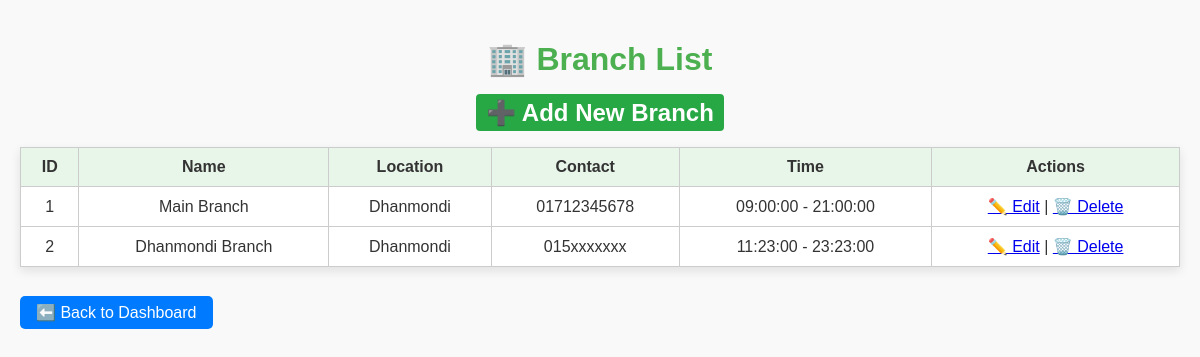
Page /branch_list.php (signed in) on the committed database.
### tables this page shows
CREATE TABLE `branch` (
  `branch_id` int(11) NOT NULL,
  `branch_name` varchar(100) DEFAULT NULL,
  `location` varchar(200) DEFAULT NULL,
  `contact_number` varchar(20) DEFAULT NULL,
  `open_time` time DEFAULT NULL,
  `close_time` time DEFAULT NULL,
  `owner_id` int(11) DEFAULT NULL
);

### branch_list.php (the view, shortened to what this page needs)
<?php
require_once("db.php");
$branches = $conn->query("SELECT * FROM branch WHERE owner_id = " . $_SESSION['user_id']);
?>
<!DOCTYPE html>
<html>
<head>
   <link rel="stylesheet" href="assets/css/style.css">
</head>
<body>
<h1>🏢 Branch List</h1>
<h2><a href="add_branch.php"class="btn">➕ Add New Branch</a> <br> </h2>
<table>
  <thead>
    <tr>
      <th>ID</th>
      <th>Name</th>
      <th>Location</th>
      <th>Contact</th>
      <th>Time</th>
      <th>Actions</th>
    </tr>
  </thead>
  <tbody>
    <?php while($row = $branches->fetch_assoc()): ?>
      <tr>
        <td><?= $row['branch_id'] ?></td>
        <td><?= htmlspecialchars($row['branch_name']) ?></td>
        <td><?= htmlspecialchars($row['location']) ?></td>
        <td><?= htmlspecialchars($row['contact_number']) ?></td>
        <td><?= $row['open_time'] ?> - <?= $row['close_time'] ?></td>
        <td>
          <a href="edit_branch.php?id=<?= $row['branch_id'] ?>">✏️ Edit</a> |
          <a href="delete_branch.php?id=<?= $row['branch_id'] ?>" onclick="return confirm('Are you sure you want to delete this branch?');">🗑️ Delete</a>
        </td>
      </tr>
    <?php endwhile; ?>
  </tbody>
</table>
<br>
<br><a href="owner_dashboard.php"class="btn" style="text-decoration:none; background:#007bff; color:white; padding:8px 16px; border-radius:5px;">⬅️ Back to Dashboard</a>
</body>
</html>

### assets/css/style.css (style rules this page uses)
:root { --primary-color: #4CAF50; --accent-color: #FF9800; --bg-color: #f9f9f9; --text-color: #333; --header-bg: #e8f5e9; --shadow: 0 4px 10px rgba(0, 0, 0, 0.1); --radius: 10px; }
body { margin: 0; padding: 0; background: var(--bg-color); font-family: 'Segoe UI', sans-serif; color: var(--text-color); }
h1, h2, h3 { color: var(--primary-color); text-align: center; margin-top: 20px; }
button, .btn { background: var(--primary-color); color: white; border: none; cursor: pointer; transition: background 0.3s; }
table { width: 100%; border-collapse: collapse; background: white; margin-top: 20px; box-shadow: var(--shadow); }
th, td { padding: 12px; text-align: center; border: 1px solid #ddd; }
th { background: var(--header-bg); }

### branch_list.php (style rules this page uses)
body { font-family: Arial; padding: 20px; }
table { width: 100%; border-collapse: collapse; margin-top: 20px; }
th, td { border: 1px solid #ccc; padding: 10px; text-align: center; }
.btn { padding: 5px 10px; text-decoration: none; background: #28a745; color: white; border-radius: 4px; }

### rows in the picture
branch: branch_id "1", branch_name "Main Branch", location "Dhanmondi", contact_number "01712345678", open_time "09:00:00", close_time "21:00:00"
branch: branch_id "2", branch_name "Dhanmondi Branch", location "Dhanmondi", contact_number "015xxxxxxx", open_time "11:23:00", close_time "23:23:00"
